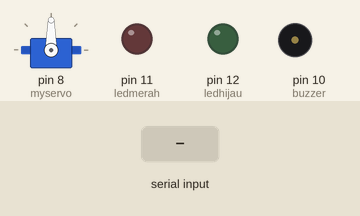
This sketch was run on a simulated Arduino Uno, built with avr-gcc and run on an emulated ATmega328P. On the bench: servo, output pins drawn as LEDs (lit = HIGH), buzzer (waves = sounding, pin HIGH). The test bench sets the inputs (shaded band).

Above: at 1.2 s.
1.3 s: "2" received over Serial
At 1.45 s:
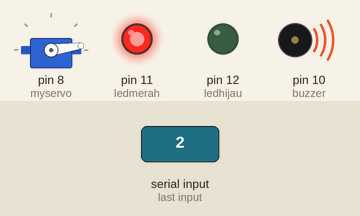
At 2.05 s:
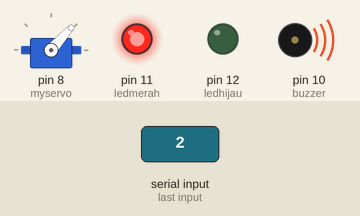
4.3 s: "1" received over Serial
At 7.5 s:
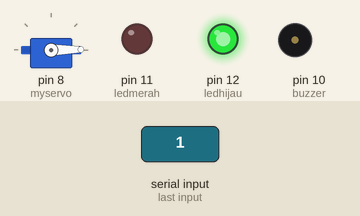
Timing chart, 0 to 9.0 s (numbered marks = the images above; inputs shaded):
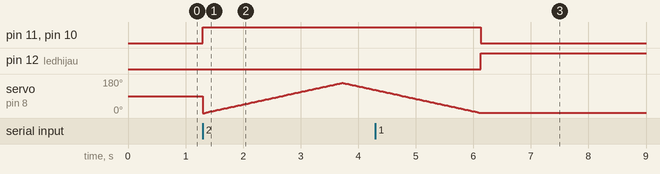

Measured:
- after the input at 1.3 s, pin 11 (ledmerah), pin 10 (buzzer): LOW → HIGH at once
- after the input at 4.3 s, pin 11 (ledmerah), pin 10 (buzzer): HIGH → LOW after 1.8 s; pin 12 (ledhijau): LOW → HIGH after 1.8 s

The sketch:

maskservonewwww.ino
```cpp
#define ledhijau 12
#define ledmerah 11
#define ledbiru 13
#define buzzer 10
#include <Servo.h>
Servo myservo;
int pos = 0;

char result;
void setup() {
  Serial.begin(9600);
  pinMode(ledhijau,OUTPUT);
  pinMode(ledmerah,OUTPUT);
  pinMode(buzzer,OUTPUT);
  myservo.attach(8);
}

void loop() {
  while (Serial.available() >0) {
    result = Serial.read();
    switch (result){
      case'2':
        digitalWrite (ledhijau,LOW);
        digitalWrite (ledbiru,LOW);
        digitalWrite (ledmerah,HIGH);
        digitalWrite (buzzer,HIGH);
        for (pos =0; pos < 160; pos += 1){
        myservo.write(pos);
        delay (15);
        }
        for (pos = 160; pos >= 1; pos -= 1){
        myservo.write(pos);
        delay (15);
      }
      break;

      case'1':
        digitalWrite (ledhijau,HIGH);
        digitalWrite (ledbiru,LOW);
        digitalWrite (ledmerah,LOW);
        digitalWrite (buzzer,LOW);
        break;
    }
  }

}
```
